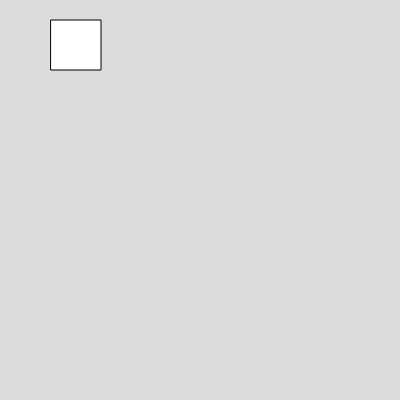
Frame 1 (no input)
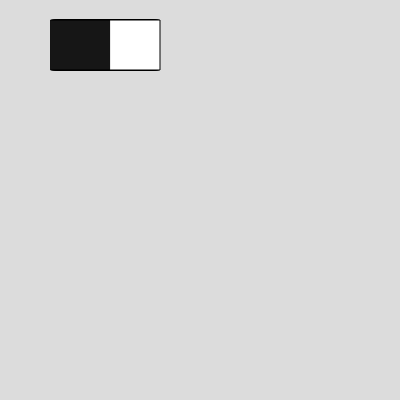
Frame 60 (no input)
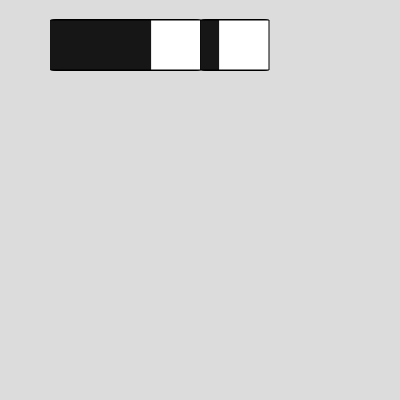
Frame 120 (the mouse pressed at the canvas centre since frame 60)

The p5.js sketch that drew these frames (run headless with seeded random() and noise() and a simulated clock; from frame 60 on, the mouse is pressed at the canvas centre):

// p5.js sketch
// ── sketch.js


// Code that describes the starting position of a shape that will move
let x = 50;
let y = 20;


function setup() {
  // Code to create a 400x400 canvas
createCanvas(400, 400);
  // Code to draw a gray background
background(220);
}

function draw() {
  // Code that changes the position of the shape over time
x++;

// Code to draw the shape
rect(x, y, 50, 50);

// Code that describes mouse interaction
if(mouseX > x && mouseX < x + 50) {
  x = mouseX;
}
}
